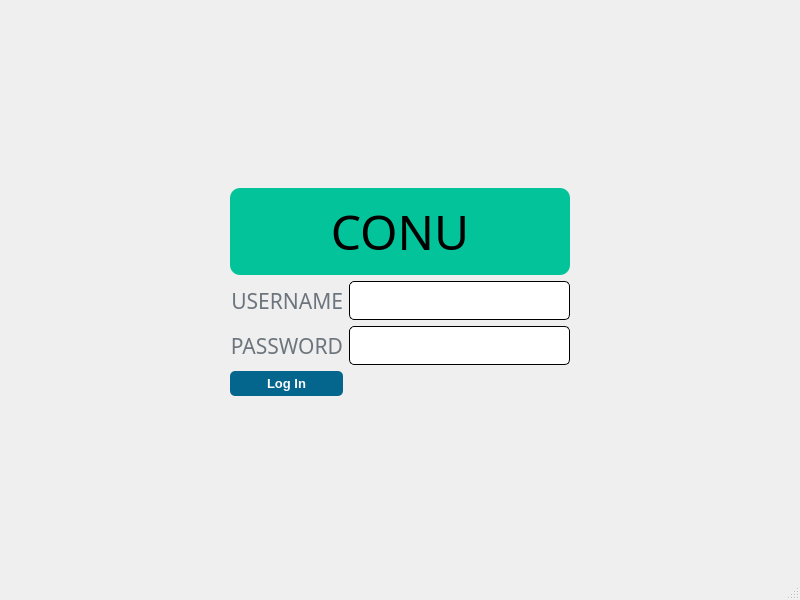
<?xml version="1.0" encoding="UTF-8"?>
<ui version="4.0">
 <class>MainWindow</class>
 <widget class="QMainWindow" name="MainWindow">
  <property name="geometry">
   <rect>
    <x>0</x>
    <y>0</y>
    <width>800</width>
    <height>600</height>
   </rect>
  </property>
  <property name="windowTitle">
   <string>MainWindow</string>
  </property>
  <property name="windowIcon">
   <iconset>
    <normaloff>../../assets/conu_logo.ico</normaloff>../../assets/conu_logo.ico</iconset>
  </property>
  <widget class="QWidget" name="centralwidget">
   <layout class="QGridLayout" name="gridLayout">
    <item row="1" column="1" colspan="2">
     <widget class="QLabel" name="label_3">
      <property name="font">
       <font>
        <family>Impact</family>
        <pointsize>36</pointsize>
        <weight>50</weight>
        <bold>false</bold>
       </font>
      </property>
      <property name="styleSheet">
       <string notr="true">QLabel {
    background-color: #02c39a;
    border-style: outset;
    border-radius: 10px;
    padding: 10px;
}</string>
      </property>
      <property name="text">
       <string>CONU</string>
      </property>
      <property name="alignment">
       <set>Qt::AlignCenter</set>
      </property>
     </widget>
    </item>
    <item row="2" column="1">
     <widget class="QLabel" name="label">
      <property name="font">
       <font>
        <family>Impact</family>
        <pointsize>16</pointsize>
        <weight>50</weight>
        <bold>false</bold>
       </font>
      </property>
      <property name="styleSheet">
       <string notr="true">QLabel {
	color: #6c757d;
}</string>
      </property>
      <property name="text">
       <string>USERNAME</string>
      </property>
      <property name="alignment">
       <set>Qt::AlignRight|Qt::AlignTrailing|Qt::AlignVCenter</set>
      </property>
     </widget>
    </item>
    <item row="2" column="2">
     <widget class="QLineEdit" name="login_txtUsername">
      <property name="font">
       <font>
        <family>Arial</family>
        <pointsize>14</pointsize>
       </font>
      </property>
      <property name="styleSheet">
       <string notr="true">QLineEdit {
	background-color: white;
	border-style: inset;
	border-width: 1px;
	border-radius: 5px;
	border-color: black;
	padding: 6px;
}

QLineEdit:focus {
	border-width: 2px;
	border-color: #028090;
}</string>
      </property>
      <property name="echoMode">
       <enum>QLineEdit::Normal</enum>
      </property>
     </widget>
    </item>
    <item row="3" column="1">
     <widget class="QLabel" name="label_2">
      <property name="font">
       <font>
        <family>Impact</family>
        <pointsize>16</pointsize>
        <weight>50</weight>
        <bold>false</bold>
       </font>
      </property>
      <property name="styleSheet">
       <string notr="true">QLabel {
	color: #6c757d;
}</string>
      </property>
      <property name="text">
       <string>PASSWORD</string>
      </property>
      <property name="alignment">
       <set>Qt::AlignRight|Qt::AlignTrailing|Qt::AlignVCenter</set>
      </property>
     </widget>
    </item>
    <item row="3" column="2">
     <widget class="QLineEdit" name="login_txtPassword">
      <property name="font">
       <font>
        <family>Arial</family>
        <pointsize>14</pointsize>
       </font>
      </property>
      <property name="styleSheet">
       <string notr="true">QLineEdit {
	background-color: white;
	border-style: inset;
	border-width: 1px;
	border-radius: 5px;
	border-color: black;
	padding: 6px;
}

QLineEdit:focus {
	border-width: 2px;
	border-color: #028090;
}</string>
      </property>
      <property name="echoMode">
       <enum>QLineEdit::Password</enum>
      </property>
     </widget>
    </item>
    <item row="4" column="1">
     <widget class="QPushButton" name="login_btnLogin">
      <property name="font">
       <font>
        <family>Arial</family>
        <pointsize>10</pointsize>
        <weight>75</weight>
        <bold>true</bold>
       </font>
      </property>
      <property name="cursor">
       <cursorShape>PointingHandCursor</cursorShape>
      </property>
      <property name="focusPolicy">
       <enum>Qt::NoFocus</enum>
      </property>
      <property name="styleSheet">
       <string notr="true">QPushButton
{
    background-color: #05668d;
    color: white;
    border-style: outset;
    border-radius: 5px;
    padding: 5px;
}

QPushButton:hover
{
    background-color: #028090;
}
</string>
      </property>
      <property name="text">
       <string>Log In</string>
      </property>
     </widget>
    </item>
    <item row="0" column="0" rowspan="6">
     <spacer name="horizontalSpacer">
      <property name="orientation">
       <enum>Qt::Horizontal</enum>
      </property>
      <property name="sizeHint" stdset="0">
       <size>
        <width>221</width>
        <height>538</height>
       </size>
      </property>
     </spacer>
    </item>
    <item row="0" column="3" rowspan="6">
     <spacer name="horizontalSpacer_2">
      <property name="orientation">
       <enum>Qt::Horizontal</enum>
      </property>
      <property name="sizeHint" stdset="0">
       <size>
        <width>221</width>
        <height>538</height>
       </size>
      </property>
     </spacer>
    </item>
    <item row="5" column="1" colspan="2">
     <spacer name="verticalSpacer">
      <property name="orientation">
       <enum>Qt::Vertical</enum>
      </property>
      <property name="sizeHint" stdset="0">
       <size>
        <width>319</width>
        <height>161</height>
       </size>
      </property>
     </spacer>
    </item>
    <item row="0" column="1" colspan="2">
     <spacer name="verticalSpacer_2">
      <property name="orientation">
       <enum>Qt::Vertical</enum>
      </property>
      <property name="sizeHint" stdset="0">
       <size>
        <width>319</width>
        <height>162</height>
       </size>
      </property>
     </spacer>
    </item>
   </layout>
  </widget>
  <widget class="QMenuBar" name="menubar">
   <property name="geometry">
    <rect>
     <x>0</x>
     <y>0</y>
     <width>800</width>
     <height>21</height>
    </rect>
   </property>
  </widget>
  <widget class="QStatusBar" name="statusbar"/>
 </widget>
 <resources/>
 <connections/>
</ui>
